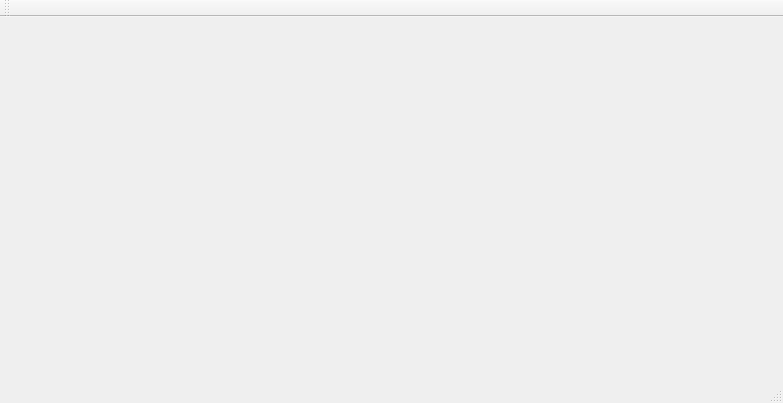
<?xml version="1.0" encoding="UTF-8"?>
<ui version="4.0">
 <class>MainWindow</class>
 <widget class="QMainWindow" name="MainWindow">
  <property name="geometry">
   <rect>
    <x>0</x>
    <y>0</y>
    <width>783</width>
    <height>403</height>
   </rect>
  </property>
  <property name="windowTitle">
   <string>MainWindow</string>
  </property>
  <widget class="QWidget" name="centralWidget">
   <layout class="QVBoxLayout" name="verticalLayout">
    <item>
     <layout class="QVBoxLayout" name="verticalLayout_2">
      <item>
       <layout class="QHBoxLayout" name="horizontalLayout_2"/>
      </item>
     </layout>
    </item>
    <item>
     <layout class="QGridLayout" name="gridLayout">
      <property name="sizeConstraint">
       <enum>QLayout::SetNoConstraint</enum>
      </property>
     </layout>
    </item>
   </layout>
  </widget>
  <widget class="QMenuBar" name="menuBar">
   <property name="geometry">
    <rect>
     <x>0</x>
     <y>0</y>
     <width>783</width>
     <height>26</height>
    </rect>
   </property>
  </widget>
  <widget class="QToolBar" name="mainToolBar">
   <attribute name="toolBarArea">
    <enum>TopToolBarArea</enum>
   </attribute>
   <attribute name="toolBarBreak">
    <bool>false</bool>
   </attribute>
  </widget>
  <widget class="QStatusBar" name="statusBar"/>
 </widget>
 <layoutdefault spacing="6" margin="11"/>
 <resources/>
 <connections/>
</ui>
